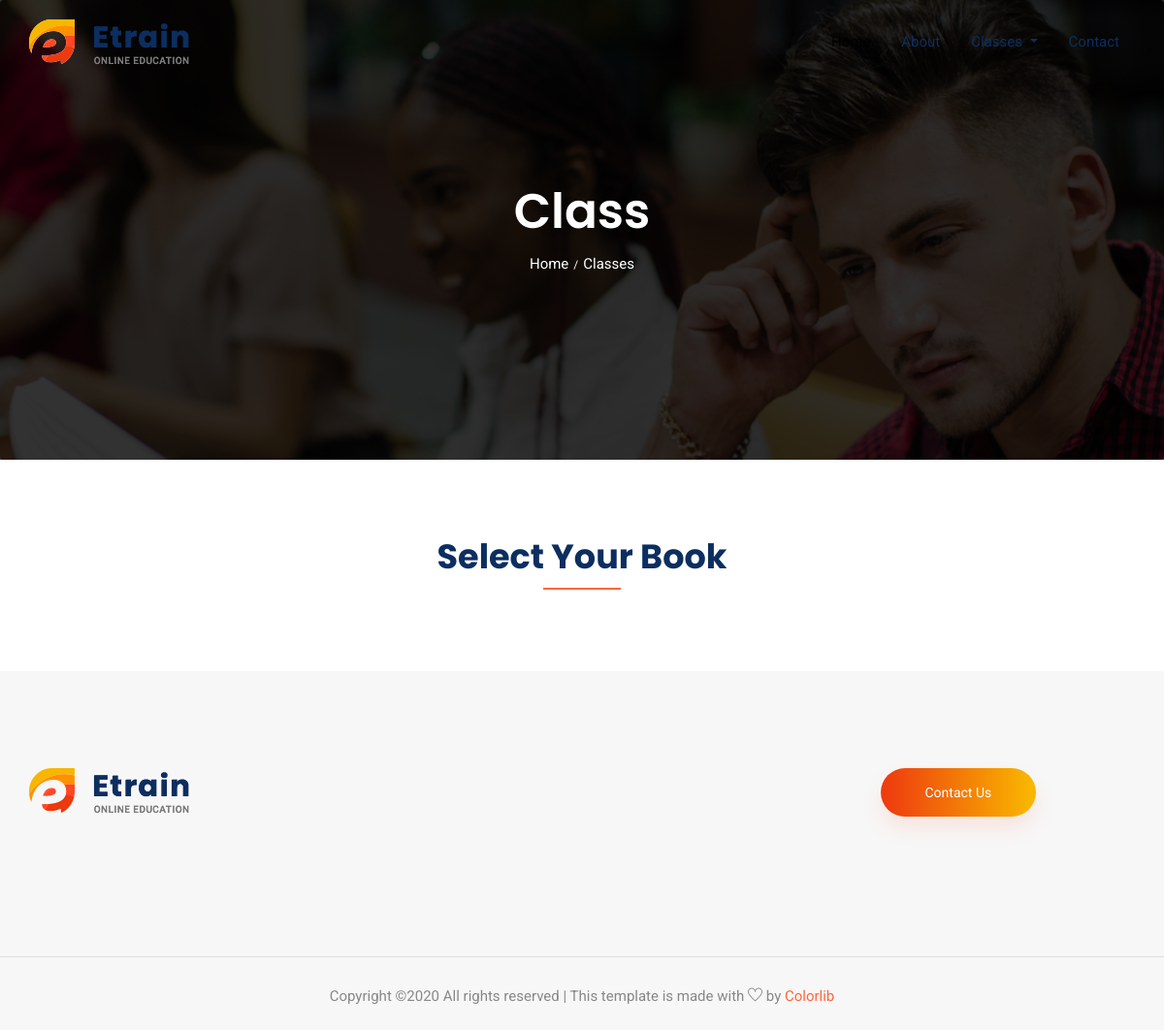
/class-2/, run on an earlier commit of the app's database.
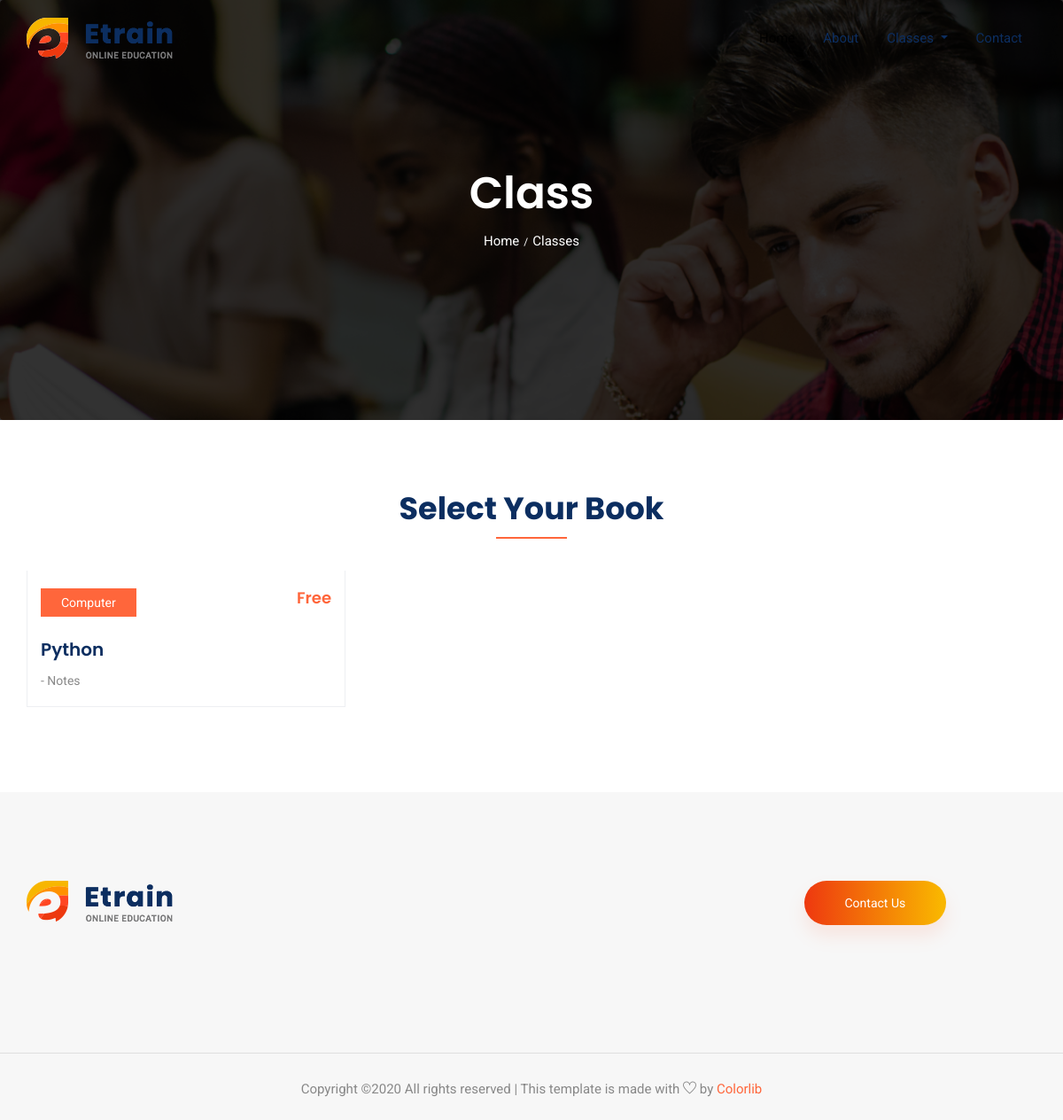
And on a later commit of the database.
### standard/models.py (models this page shows, shortened)
class Book(models.Model):
    standard = models.ForeignKey(Standard, on_delete=models.CASCADE)
    subject = models.CharField( max_length=50)
    name = models.CharField( max_length=50)
    slug = models.SlugField(unique=True)
    description = models.CharField(max_length=250, blank=True, null=True)
    created_at = models.DateTimeField(auto_now_add=True)
    updated_at = models.DateTimeField(auto_now=True)

### standard/views.py (the view)
# urls.py: path('<slug:slug>/', bookList, name='book-list'),
def bookList(request, slug):
    class_item = Standard.objects.get(slug=slug)
    book_list = Book.objects.filter(standard=class_item)
    return render(request, 'standard/book.html', {'book_list':book_list})

### standard/context_processors.py (called while the page is built)
def standard_list(request):
    standard_list = Standard.objects.all()
    kwargs = {
        'standard_list':standard_list
    }
    return kwargs

### standard/models.py (called while the page is built)
    def get_absolute_url(self):
        return reverse("standard:book-list", kwargs={"slug": self.slug})

### templates/standard/book.html (shortened to what this page needs)
{% extends "base.html" %}
{% block content %}
    <section class="breadcrumb breadcrumb_bg">
        <div class="container">
            <div class="row">
                <div class="col-lg-12">
                    <div class="breadcrumb_iner text-center">
                        <div class="breadcrumb_iner_item">
                            <h2>Class</h2>
                            <p>Home<span>/</span>Classes</p>
                        </div>
                    </div>
                </div>
            </div>
        </div>
    </section>
    <section class="special_cource padding_top">
        <div class="container">
            <div class="row justify-content-center">
                <div class="col-xl-5">
                    <div class="section_tittle text-center">
                        <h2>Select Your Book</h2>
                    </div>
                </div>
            </div>
            <div class="row mb-5 ">
                {% for list in book_list %}
                <div class="col-sm-6 col-lg-4 mb-5">
                    <div class="single_special_cource">
                        <div class="special_cource_text">
                            <a href="{{list.slug}}" class="btn_4">{{list.subject}}</a>
                            <h4>Free</h4>
                            <a href="{{list.slug}}">
                                <h3>{{list.name}}</h3>
                            </a>
                            {% if object.description %}
                            <p>{{object.description}}</p>
                            {% else %}
                            <p>{{object.name}} - Notes</p>
                            {% endif %}
                        </div>
                    </div>
                </div>
                {% endfor %}
                </div>
        </div>
    </section>
{% endblock content %}

What changed in the data, as far as the page shows it:
added Book: subject "Computer", name "Python"
